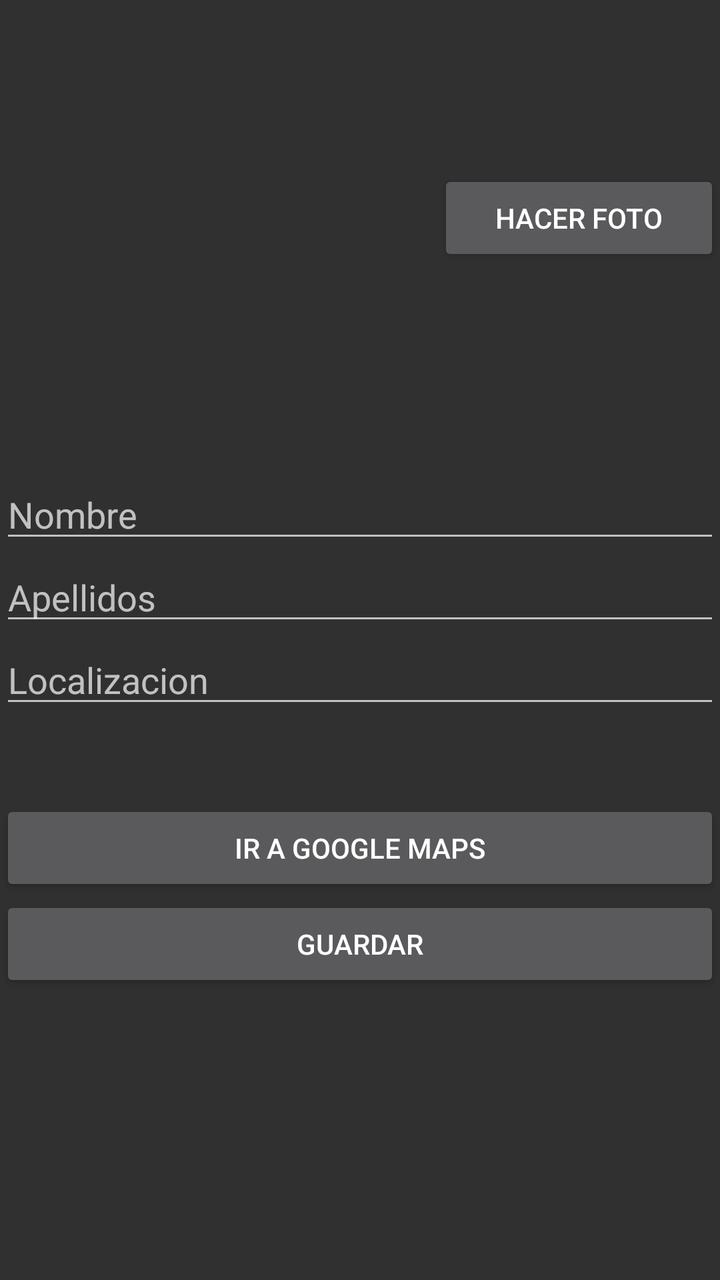
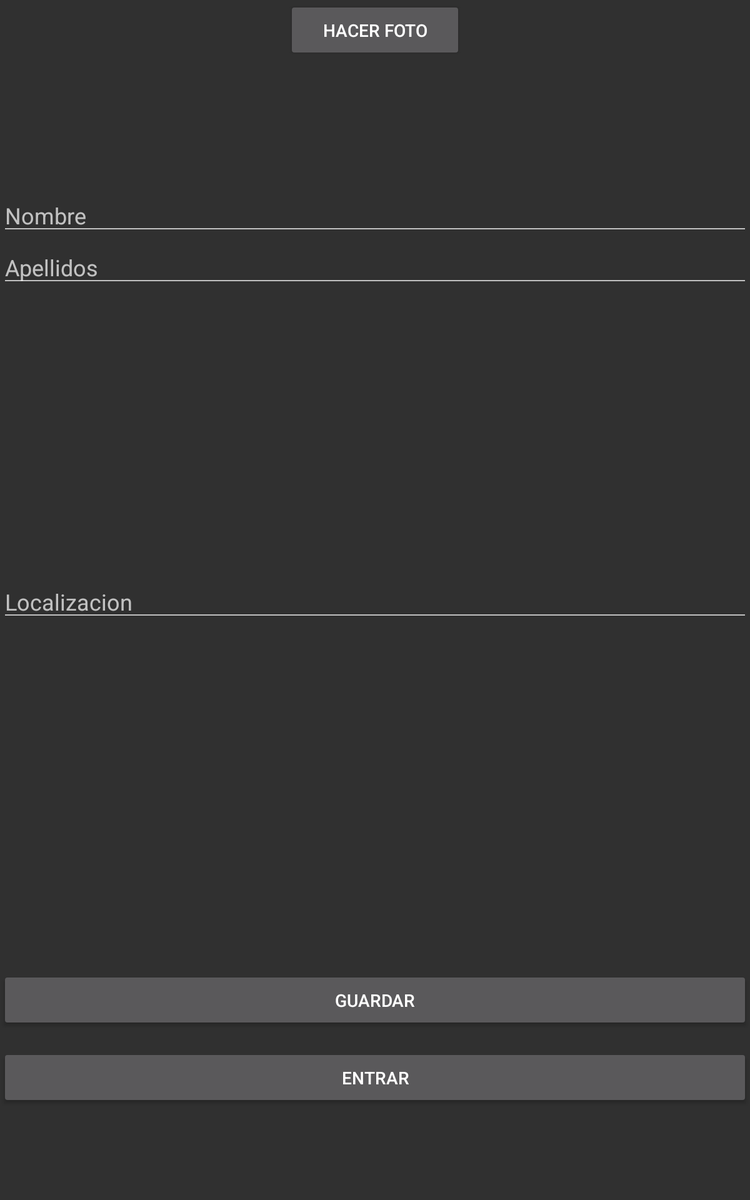

First picture: res/layout/ on a phone held upright. Second picture: the repository's own variant of that layout, on a device whose configuration matches the variant's folder. Source for both follows.
<!-- AndroidManifest.xml: application theme Theme.AppCompat -->
<!-- res/layout/fragment_perfil.xml -->
<FrameLayout xmlns:android="http://schemas.android.com/apk/res/android"
    xmlns:tools="http://schemas.android.com/tools" android:layout_width="match_parent"
    android:layout_height="match_parent" tools:context="com.example.adrians.splash.PerfilFragment">

    <RelativeLayout
        android:layout_width="match_parent"
        android:layout_height="470dp"
        android:weightSum="1"
        android:layout_gravity="left|center_vertical"
        android:orientation="vertical" >

        <Button
            android:layout_width="141dp"
            android:layout_height="wrap_content"
            android:text="HACER FOTO"
            android:id="@+id/button2"
            android:layout_weight="0.09"
            android:layout_gravity="center_horizontal"
            android:layout_alignParentTop="true"
            android:layout_alignParentEnd="true" />

        <Button
            android:layout_width="wrap_content"
            android:layout_height="wrap_content"
            android:text="GUARDAR"
            android:id="@+id/button3"
            android:layout_alignParentBottom="true"
            android:layout_alignParentStart="true"
            android:layout_marginBottom="59dp"
            android:layout_alignParentEnd="true" />

        <EditText
            android:layout_width="wrap_content"
            android:layout_height="wrap_content"
            android:inputType="textPersonName"
            android:hint="Nombre"
            android:ems="10"
            android:id="@+id/editText3"
            android:layout_below="@+id/imageView3"
            android:layout_alignParentStart="true"
            android:layout_alignParentEnd="true" />

        <EditText
            android:layout_width="wrap_content"
            android:layout_height="wrap_content"
            android:inputType="textPersonName"
            android:hint="Apellidos"
            android:ems="10"
            android:id="@+id/editText4"
            android:layout_below="@+id/editText3"
            android:layout_alignParentStart="true"
            android:layout_alignParentEnd="true" />

        <EditText
            android:layout_width="wrap_content"
            android:layout_height="wrap_content"
            android:id="@+id/editText5"
            android:hint="Localizacion"
            android:layout_below="@+id/editText4"
            android:layout_alignParentStart="true"
            android:layout_alignParentEnd="true" />

        <ImageView
            android:layout_width="150dp"
            android:layout_height="150dp"
            android:id="@+id/imageView3"
            android:layout_alignParentTop="true"
            android:layout_alignParentStart="true"
            android:layout_toStartOf="@+id/button2" />

        <Button
            android:layout_width="wrap_content"
            android:layout_height="wrap_content"
            android:text="IR A GOOGLE MAPS"
            android:id="@+id/button6"
            android:layout_above="@+id/button3"
            android:layout_alignParentEnd="true"
            android:layout_alignParentStart="true" />


    </RelativeLayout>
</FrameLayout>
<!-- resources referenced by this layout -->
<resources>

</resources>
<!-- res/layout-large/fragment_perfil.xml (the repository's variant of the layout above) -->
<!-- drawn on a 7-inch tablet held upright -->
<FrameLayout xmlns:android="http://schemas.android.com/apk/res/android"
    xmlns:tools="http://schemas.android.com/tools" android:layout_width="match_parent"
    android:layout_height="match_parent" tools:context="com.example.adrians.splash.PerfilFragment">

    <RelativeLayout
        android:layout_width="match_parent"
        android:layout_height="match_parent"
        android:weightSum="1"
        android:layout_gravity="left|bottom"
        android:orientation="vertical">

        <ImageView
            android:layout_width="wrap_content"
            android:layout_height="150dp"
            android:id="@+id/imageView3"
            android:layout_alignParentTop="true"
            android:layout_alignParentStart="true"
            android:layout_toStartOf="@+id/button2" />

        <Button
            android:layout_width="141dp"
            android:layout_height="wrap_content"
            android:text="HACER FOTO"
            android:id="@+id/button2"
            android:layout_weight="0.09"
            android:layout_gravity="center_horizontal"
            android:layout_alignParentTop="true"
            android:layout_centerHorizontal="true" />

        <EditText
            android:layout_width="wrap_content"
            android:layout_height="wrap_content"
            android:inputType="textPersonName"
            android:hint="Nombre"
            android:ems="10"
            android:id="@+id/editText3"
            android:layout_below="@+id/imageView3"
            android:layout_alignParentStart="true"
            android:layout_alignParentEnd="true" />

        <EditText
            android:layout_width="wrap_content"
            android:layout_height="wrap_content"
            android:inputType="textPersonName"
            android:hint="Apellidos"
            android:ems="10"
            android:id="@+id/editText4"
            android:layout_below="@+id/editText3"
            android:layout_alignParentStart="true"
            android:layout_alignParentEnd="true" />

        <EditText
            android:layout_width="wrap_content"
            android:layout_height="wrap_content"
            android:id="@+id/editText5"
            android:hint="Localizacion"
            android:layout_centerVertical="true"
            android:layout_alignParentStart="true"
            android:layout_alignParentEnd="true" />

        <Button
            android:layout_width="wrap_content"
            android:layout_height="wrap_content"
            android:text="GUARDAR"
            android:id="@+id/button3"
            android:layout_marginBottom="136dp"
            android:layout_alignParentBottom="true"
            android:layout_alignParentStart="true"
            android:layout_alignParentEnd="true" />

        <Button
            android:layout_width="wrap_content"
            android:layout_height="wrap_content"
            android:text="ENTRAR"
            android:id="@+id/buttonentrar"
            android:layout_alignTop="@+id/button3"
            android:layout_alignParentStart="true"
            android:layout_marginTop="62dp"
            android:layout_alignParentEnd="true" />

    </RelativeLayout>
</FrameLayout>
